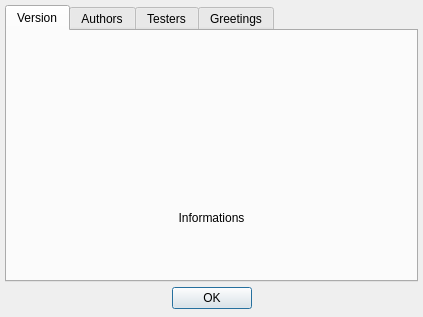
<ui version="4.0" >
 <class>UIAbout</class>
 <widget class="QDialog" name="UIAbout" >
  <property name="geometry" >
   <rect>
    <x>0</x>
    <y>0</y>
    <width>423</width>
    <height>317</height>
   </rect>
  </property>
  <property name="windowTitle" >
   <string>About...</string>
  </property>
  <layout class="QGridLayout" >
   <property name="margin" >
    <number>5</number>
   </property>
   <property name="spacing" >
    <number>3</number>
   </property>
   <item row="0" column="0" colspan="3" >
    <widget class="QTabWidget" name="twInformations" >
     <property name="cursor" >
      <cursor>13</cursor>
     </property>
     <property name="currentIndex" >
      <number>0</number>
     </property>
     <widget class="QWidget" name="pVersion" >
      <attribute name="title" >
       <string>Version</string>
      </attribute>
      <attribute name="icon" >
       <iconset resource="../resources/resources.qrc" >:/Icons/Icons/logo.png</iconset>
      </attribute>
      <layout class="QVBoxLayout" >
       <property name="margin" >
        <number>0</number>
       </property>
       <property name="spacing" >
        <number>0</number>
       </property>
       <item>
        <widget class="QLabel" name="lLogo" >
         <property name="pixmap" >
          <pixmap resource="../resources/resources.qrc" >:/Icons/Icons/helpsplashscreen.png</pixmap>
         </property>
        </widget>
       </item>
       <item>
        <widget class="QLabel" name="lInformations" >
         <property name="text" >
          <string>Informations</string>
         </property>
         <property name="alignment" >
          <set>Qt::AlignCenter</set>
         </property>
        </widget>
       </item>
      </layout>
     </widget>
     <widget class="QTextBrowser" name="tbAuthors" >
      <property name="frameShape" >
       <enum>QFrame::NoFrame</enum>
      </property>
      <property name="undoRedoEnabled" >
       <bool>false</bool>
      </property>
      <property name="readOnly" >
       <bool>true</bool>
      </property>
      <property name="tabStopWidth" >
       <number>40</number>
      </property>
      <attribute name="title" >
       <string>Authors</string>
      </attribute>
      <attribute name="icon" >
       <iconset resource="../resources/resources.qrc" >:/Icons/Icons/projectopen.png</iconset>
      </attribute>
     </widget>
     <widget class="QTextBrowser" name="tbTesters" >
      <property name="frameShape" >
       <enum>QFrame::NoFrame</enum>
      </property>
      <property name="undoRedoEnabled" >
       <bool>false</bool>
      </property>
      <property name="readOnly" >
       <bool>true</bool>
      </property>
      <property name="tabStopWidth" >
       <number>40</number>
      </property>
      <attribute name="title" >
       <string>Testers</string>
      </attribute>
      <attribute name="icon" >
       <iconset resource="../resources/resources.qrc" >:/Icons/Icons/helptesters.png</iconset>
      </attribute>
     </widget>
     <widget class="QTextBrowser" name="tbGreetings" >
      <property name="frameShape" >
       <enum>QFrame::NoFrame</enum>
      </property>
      <property name="undoRedoEnabled" >
       <bool>false</bool>
      </property>
      <property name="readOnly" >
       <bool>true</bool>
      </property>
      <property name="tabStopWidth" >
       <number>40</number>
      </property>
      <attribute name="title" >
       <string>Greetings</string>
      </attribute>
      <attribute name="icon" >
       <iconset resource="../resources/resources.qrc" >:/Icons/Icons/helpgreettings.png</iconset>
      </attribute>
     </widget>
    </widget>
   </item>
   <item row="1" column="2" >
    <spacer>
     <property name="orientation" >
      <enum>Qt::Horizontal</enum>
     </property>
     <property name="sizeHint" >
      <size>
       <width>121</width>
       <height>27</height>
      </size>
     </property>
    </spacer>
   </item>
   <item row="1" column="0" >
    <spacer>
     <property name="orientation" >
      <enum>Qt::Horizontal</enum>
     </property>
     <property name="sizeHint" >
      <size>
       <width>131</width>
       <height>27</height>
      </size>
     </property>
    </spacer>
   </item>
   <item row="1" column="1" >
    <widget class="QPushButton" name="pbOK" >
     <property name="minimumSize" >
      <size>
       <width>70</width>
       <height>0</height>
      </size>
     </property>
     <property name="cursor" >
      <cursor>13</cursor>
     </property>
     <property name="text" >
      <string>OK</string>
     </property>
     <property name="icon" >
      <iconset resource="../resources/resources.qrc" >:/Icons/Icons/buttonok.png</iconset>
     </property>
    </widget>
   </item>
  </layout>
 </widget>
 <resources>
  <include location="../resources/resources.qrc" />
 </resources>
 <connections>
  <connection>
   <sender>pbOK</sender>
   <signal>clicked()</signal>
   <receiver>UIAbout</receiver>
   <slot>accept()</slot>
   <hints>
    <hint type="sourcelabel" >
     <x>215</x>
     <y>526</y>
    </hint>
    <hint type="destinationlabel" >
     <x>241</x>
     <y>669</y>
    </hint>
   </hints>
  </connection>
 </connections>
</ui>
